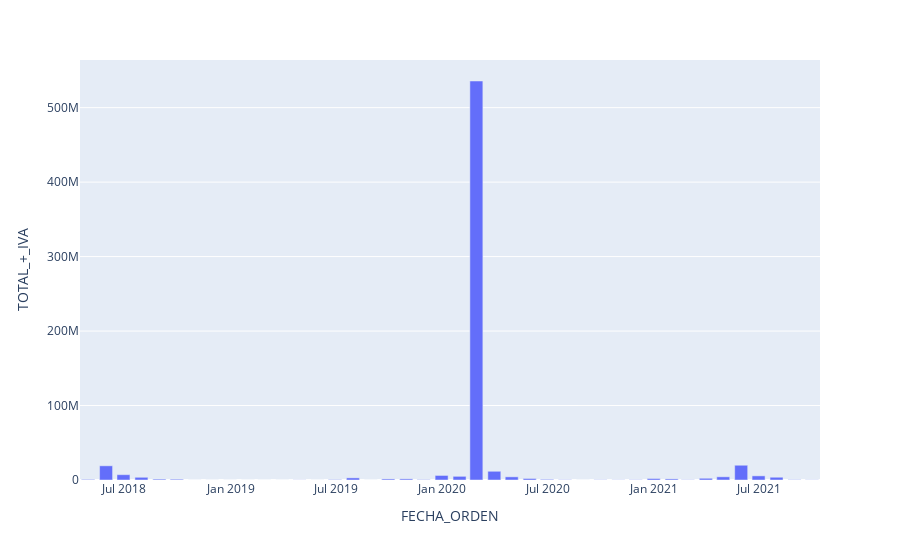

Here is the notebook cell this chart was saved with:
### Code cell
px.bar(df_M, y='TOTAL_+_IVA')
